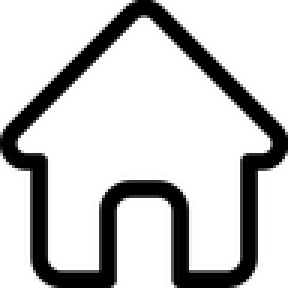
#> input picture img/ui_home.png, 96 x 96 px (shown 3 times larger)
$ python -i deploy_all_71_assets.py   (imports and definitions only)
#> lines starting #> are read from the running program, lines starting #| are printed output that depends on the picture
import os, shutil
from PIL import Image
import numpy as np

src_dir = r"C:\Users\rsagl\.gemini\antigravity\scratch\Rive\tell_me_story\new_images"
dest_dir = r"C:\Users\rsagl\.gemini\antigravity\scratch\Rive\tell_me_story\img"
backup_dir = r"C:\Users\rsagl\.gemini\antigravity\scratch\Rive\tell_me_story\img_backup_full_set"

# Backup
# [3 lines not run here, left out]

mapping_rules = [
    # Hats (4)
    ("Yellow_propeller_beanie", "lvl_rookie.png"),
    ("Leather_fedora_with_cyan_belt", "lvl_expert.png"),
    ("Top_hat_with_ribbon", "lvl_master.png"),
    ("Purple_wizard_hat_sketch", "lvl_guru.png"),

    # Characters (23)
    ("Astronaut_wearing_bubble_helmet", "c1_astronaut.png"),
    ("Basketball_player_spinning_ball", "c1_basketball_player.png"),
    ("Burglar_carrying_sack_of_loot", "c1_thief.png"),
    ("Clown_smiling_sketch", "c1_festival.png"),
    ("Detective_inspecting_clues", "c1_investigate.png"),
    ("Director_holding_clapperboard", "c1_biography.png"),
    ("Doctor_wearing_white_coat", "c1_professions_and_jobs.png"),
    ("Elderly_kung-fu_master", "c1_kung_fu.png"),
    ("Executive_holding_briefcase", "c1_boss.png"),
    ("Family_holding_hands", "c1_family.png"),
    ("Graduate_holding_diploma_scroll", "c1_student.png"),
    ("Hotel_receptionist_standing_at_desk", "c1_receptionist.png"),
    ("Martial_arts_fighter_kicking", "c1_kick.png"),
    ("Mother_cradling_happy_baby", "c1_mother.png"),
    ("Musician_playing_acoustic_guitar", "c1_rasta.png"),
    ("Pharmacist_holding_bottle", "c1_pharmacist.png"),
    ("Princess_wearing_gown_and_tiara", "c1_dress.png"),
    ("Professional_holding_blueprint", "c1_work.png"),
    ("Scientist_holding_bubbling_flask", "c1_scientist.png"),
    ("Singer_singing_into_vintage", "c1_singer.png"),
    ("Suspicious_character_looking", "c1_suspect.png"),
    ("Teacher_pointing_at_chalkboard", "c1_teacher.png"),
    ("Wizard_holding_glowing_staff", "c1_wizards.png"),

    # Place (10)
    ("Carnival_carousel", "c2_01.png"),
    ("Theater_stage_with_drama_masks", "c2_02.png"),
    ("Circus_tent_with_pennants", "c2_03.png"),
    ("Victorian_haunted_mansion", "c2_04.png"),
    ("Palm_tree_on_desert_island", "c2_05.png"),
    ("Medieval_stone_castle", "c2_06.png"),
    ("Space_station_floating", "c2_07.png"),
    ("Neoclassical_building", "c2_government.png"),
    ("Steel_bank_vault_door", "c2_mortgage_loan.png"),
    ("Sports_stadium", "c2_stadium.png"),

    # Weather & Atmosphere (14)
    ("Smiling_sun_radiating_rays", "c3_01.png"),
    ("Rainbow_curving_over_cloud", "c3_02.png"),
    ("Snow-covered_mountain", "c3_03.png"),
    ("Shooting_stars_streaking", "c3_04.png"),
    ("Beach_umbrella_towel", "c3_beach.png"),
    ("Desert_sandstorm_whirlwind", "c3_dust.png"),
    ("Ground_fissure_splitting", "c3_earthquake.png"),
    ("River_flood_waters", "c3_flood.png"),
    ("Wooden_bench_under_tree", "c3_park.png"),
    ("Rain_falling_from_cloud", "c3_rain.png"),
    ("Lightning_striking_from_rain_cloud", "c3_storm.png"),
    ("Smiling_sun_wearing_sunglasses", "c3_sun.png"),
    ("Tsunami_wave_with_white_crest", "c3_tsunami.png"),
    ("Swords_clashing_with_sparks", "c3_war.png"),

    # Twist (10)
    ("Drama_masks_sketch", "c4_bipolar.png"),
    ("Crocodile_floating_in_water", "c4_crocodile.png"),
    ("Cartoon_Grim_Reaper", "c4_death.png"),
    ("Crystal_ball_on_stand", "c4_fortune_telling.png"),
    ("Desert_scorpion_with_stinger", "c4_scorpion.png"),
    ("Tent_pitched_by_campfire", "c4_tent.png"),
    ("Lightning_shock_with_glowing_sparks", "c4_thyroid.png"),
    ("Unicorn_head_sketch", "c4_unicorn.png"),
    ("Voodoo_doll_with_pins", "c4_voodoo.png"),
    ("Blue_whale_swimming", "c4_whale.png"),

    # Object (10)
    ("Crossed_vintage_mechanic_tools", "c5_construction_and_tools.png"),
    ("Magnifying_glass_inspecting", "c5_evidences.png"),
    ("Police_handcuffs_linked", "c5_handcuff.png"),
    ("Blue_lighter_with_flickering_flame", "c5_lighter.png"),
    ("Rolled_treasure_map", "c5_mat.png"),
    ("Glowing_DNA_strand", "c5_mutation.png"),
    ("Vintage_tailor_craft_scissors", "c5_scissors.png"),
    ("Antique_sewing_machine", "c5_sewing_machine.png"),
    ("Ice_cream_sundae_with_cherry", "c5_sundae.png"),
    ("Glass_vial_with_cyan_liquid", "c5_vaccine.png"),
]

def clean_bg_adaptive(src_path, tol=22, feather=25):
#> called with src_path = '../img/ui_home.png', tol = 22, feather = 25
    im = Image.open(src_path).convert("RGBA")
#> im is the input picture: PIL image 96x96 RGBA; mean R, G, B, A 0, 0, 0, 54.7
    arr = np.array(im, dtype=np.float32)

    # 4 corners average (12x12)
    c1 = arr[:12, :12, :3].mean(axis=(0, 1))
#> c1 = [0, 0, 0]
    c2 = arr[:12, -12:, :3].mean(axis=(0, 1))
#> c2 = [0, 0, 0]
    c3 = arr[-12:, :12, :3].mean(axis=(0, 1))
#> c3 = [0, 0, 0]
    c4 = arr[-12:, -12:, :3].mean(axis=(0, 1))
#> c4 = [0, 0, 0]
    bg_rgb = (c1 + c2 + c3 + c4) / 4.0
#> bg_rgb = [0, 0, 0]

    diff = arr[:, :, :3] - bg_rgb
#> diff: shape (96, 96, 3) float32; every value is 0
    dist = np.sqrt(np.sum(diff * diff, axis=2))
#> dist: shape (96, 96) float32; every value is 0

    alpha = np.clip((dist - tol) / feather, 0.0, 1.0)

    # Dark ink lines protection
    r, g, b = arr[:, :, 0], arr[:, :, 1], arr[:, :, 2]
    luminance = 0.299 * r + 0.587 * g + 0.114 * b
    dark_ink = np.clip((180 - luminance) / 30.0, 0.0, 1.0)
#> dark_ink: shape (96, 96) float32; every value is 1
    alpha = np.maximum(alpha, dark_ink)

    arr[:, :, 3] = alpha * 255.0
    rgba = Image.fromarray(np.uint8(arr), "RGBA")

    # Bounding box
    bbox = rgba.getbbox()
#> bbox = (0, 0, 96, 96)
    if bbox:
        w = bbox[2] - bbox[0]
#> w = 96
        h = bbox[3] - bbox[1]
#> h = 96
        pad = int(max(w, h) * 0.03)
#> pad = 2
        x0 = max(0, bbox[0] - pad)
#> x0 = 0
        y0 = max(0, bbox[1] - pad)
#> y0 = 0
        x1 = min(rgba.width, bbox[2] + pad)
#> x1 = 96
        y1 = min(rgba.height, bbox[3] + pad)
#> y1 = 96
        cropped = rgba.crop((x0, y0, x1, y1))
    else:
        cropped = rgba

    target_size = 512
    cw, ch = cropped.width, cropped.height
#> cw = 96; ch = 96
    scale = (target_size * 0.94) / max(cw, ch)
#> scale = 5.01
    nw, nh = int(cw * scale), int(ch * scale)
#> nw = 481; nh = 481
    scaled = cropped.resize((nw, nh), Image.LANCZOS)

    canvas = Image.new("RGBA", (target_size, target_size), (0, 0, 0, 0))
#> canvas: PIL image 512x512 RGBA; every value is 0
    ox = (target_size - nw) // 2
#> ox = 15
    oy = (target_size - nh) // 2
#> oy = 15
    canvas.paste(scaled, (ox, oy), scaled)
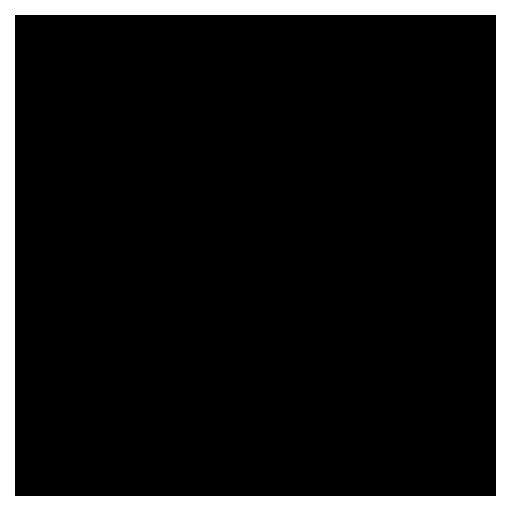
#> canvas: PIL image 512x512 RGBA; mean R, G, B, A 0, 0, 0, 225.1; transparent parts drawn white
    return canvas

# [1 line that did not run here, left out]
matched_count = 0
# [12 lines not run here, left out]

>>> result = clean_bg_adaptive('../img/ui_home.png')
